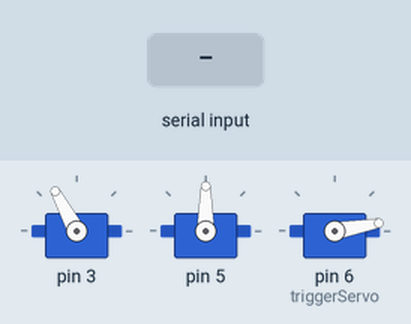
A sketch run on a simulated Arduino Uno, built with avr-gcc and run on an emulated ATmega328P. Shown: 3 × servo. The inputs (shaded band) are chosen by the test bench.

Above: at 8.2 s.
8.3 s: "90,45\n" received over Serial
At 8.46 s:
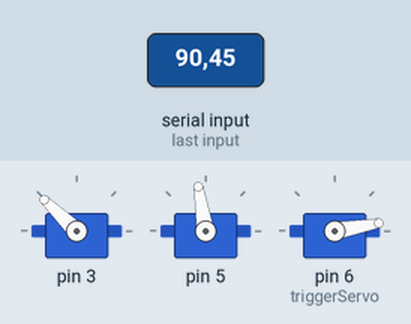
At 11.6 s:
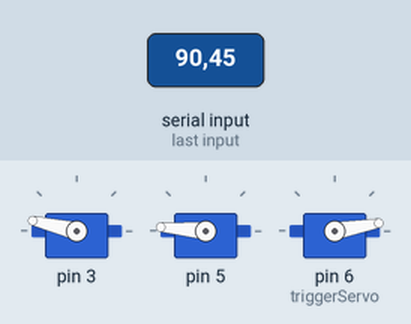
Timing chart, 0 to 13.1 s (numbered marks = the images above; inputs shaded):
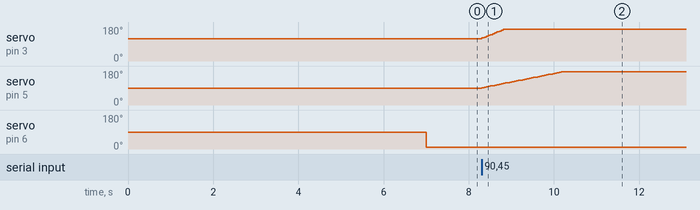

The sketch:

panAndTiltVelControl.ino
```cpp
#include <Servo.h> // Include the Servo library

// shot mechanism parameters:
int durationForMotorsToSpeedUpMs = 1000;
int durationForTriggerToMoveFarwardMs = 700;
int triggerServoForwardPos = 90;
int triggerServoBackPos = 10;
int flywhillIdlePwm = 990;
int flywhillSpinPwm = 1150;

int pidLoopDelayMs = 50;

// Define a ServoController class
class ServoController {
private:
  Servo servo;         // Servo object
  int pin;             // PWM pin for the servo
  float currentPos;    // Current position of the servo (degrees)
  float velocity;      // Current velocity command (degrees per second)
  unsigned long lastUpdateTime; // Last time the servo position was updated
  float minAngle;      // Minimum angle for the servo
  float maxAngle;      // Maximum angle for the servo
  bool isBackwards;    // Flip the direction of commands if true

public:
  // Constructor
  ServoController(int pin, float minAngle = 0, float maxAngle = 180, bool isBackwards = false)
    : pin(pin), currentPos((minAngle + maxAngle) / 2), velocity(0),
      lastUpdateTime(0), minAngle(minAngle), maxAngle(maxAngle),
      isBackwards(isBackwards) {}

  // Attach the servo to the specified pin
  void attach() {
    servo.attach(pin);
    servo.write(currentPos); // Set initial position to the midpoint
    lastUpdateTime = millis(); // Initialize the timer
  }

  // Set a velocity command for the servo (degrees per second)
  void setVelocity(int vel) {
    velocity = isBackwards ? -vel : vel; // Flip the direction if assembled backwards
  }

  // Update the servo position based on the velocity
  void update() {
    float deltaTime = (float)pidLoopDelayMs / 1000;

    // Update the current position based on the velocity
    currentPos += velocity * deltaTime;

    // Constrain the position to the servo's limits
    currentPos = constrain(currentPos, minAngle, maxAngle);

    // Write the updated position to the servo
    servo.write(currentPos);
  }

  // Get the current position of the servo
  float getPosition() {
    return currentPos;
  }

  // Set the minimum and maximum angles for the servo
  void setAngleLimits(float minA, float maxA) {
    minAngle = minA;
    maxAngle = maxA;
  }

  // Set whether the servo is assembled backwards
  void setBackwards(bool backwards) {
    isBackwards = backwards;
  }
};

// Create ServoController objects for each servo
ServoController elevationServo(3, 69, 167); // elevation Servo on pin 3 with limits 69° to 167
ServoController azimuthServo(5, 5, 175); // azimuth Servo on pin 5, assembled backwards
Servo triggerServo;
Servo esc; // Create a Servo object to control the ESC

void armEscs(void) {
  // Initialize ESC at minimum throttle
  // restarting esc
  esc.writeMicroseconds(0);
  delay(2000); // Wait for a short period

  // Initialize ESC at minimum throttle
  esc.writeMicroseconds(flywhillIdlePwm);
  delay(5000); // Wait for a short period
}

int shotStateMachineEnterStateTimeStamp;

enum shotStates_e {
  SHOT_STATE_IDLE,
  SHOT_STATE_SPIN_FLYWHEEL,
  SHOT_STATE_TRIGGER_FARWARD
};

shotStates_e shotStates = SHOT_STATE_IDLE;
void setShotStateToSpinFlywheel(void) {
  esc.write(flywhillSpinPwm);
  triggerServo.write(triggerServoBackPos);
  shotStateMachineEnterStateTimeStamp = millis();
  shotStates = SHOT_STATE_SPIN_FLYWHEEL;
}

void setShotStateToTriggerForward(void) {
  triggerServo.write(triggerServoForwardPos);
  shotStateMachineEnterStateTimeStamp = millis();
  shotStates = SHOT_STATE_TRIGGER_FARWARD;
}

void setShotStateToIdle(void) {
  triggerServo.write(triggerServoBackPos);
  esc.write(flywhillIdlePwm);

  shotStateMachineEnterStateTimeStamp = millis();
  shotStates = SHOT_STATE_IDLE;
}


void shootNow(void) {
  setShotStateToSpinFlywheel();
}

void handleShot(void) {
  switch(shotStates){
    case SHOT_STATE_IDLE:
      break;

    case SHOT_STATE_SPIN_FLYWHEEL:
      if (millis() > (shotStateMachineEnterStateTimeStamp + durationForMotorsToSpeedUpMs)) {
        setShotStateToTriggerForward();
      }
      break;

    case SHOT_STATE_TRIGGER_FARWARD:
      if (millis() > (shotStateMachineEnterStateTimeStamp + durationForTriggerToMoveFarwardMs)) {
        setShotStateToIdle();
      }
      break;
  }
}

void setup() {
  elevationServo.attach();
  azimuthServo.attach();
  triggerServo.attach(6);
  armEscs();
  setShotStateToIdle();
  Serial.begin(9600); // For debugging
}

void loop() {
  // Check if data is available on the serial port
  if (Serial.available() > 0) {
    // Read a string from the serial port
    String command = Serial.readStringUntil('\n');
    command.trim();

    // Parse the command to extract elevation and azimuth velocities
    int separatorIndex = command.indexOf(',');
    if (separatorIndex > 0) {
      int elevationRateCmd = command.substring(0, separatorIndex).toInt();
      int azimuthRateCmd = command.substring(separatorIndex + 1).toInt();

      // Set velocities
      elevationServo.setVelocity(elevationRateCmd);
      azimuthServo.setVelocity(azimuthRateCmd);
    }
  }

  // Update the servos
  elevationServo.update();
  azimuthServo.update();

  delay(pidLoopDelayMs); // Delay for smoother updates
}
```

Measured:
- after the input at 8.3 s, servo on pin 3: moves from 118° to 167° over 0.50 s, starting at once; servo on pin 5: moves from 90° to 175° over 1.9 s, starting at once
